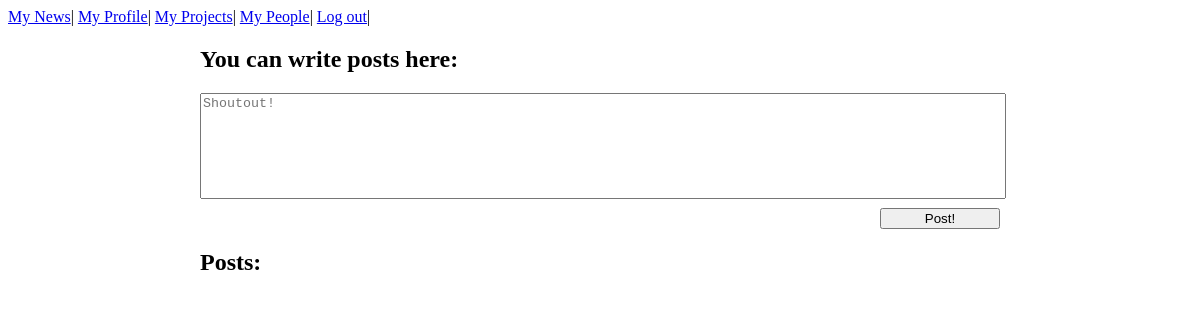
Before: /news_feed.php (signed in) with the older database file.
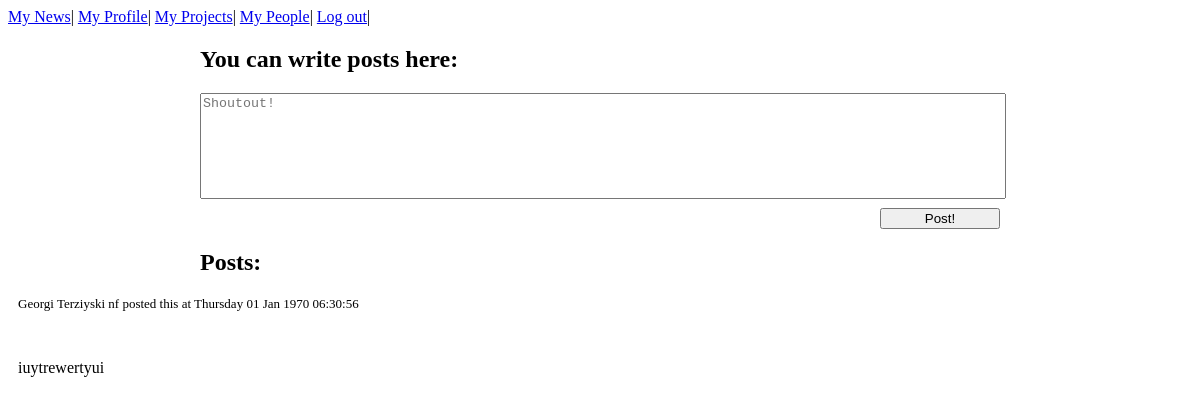
After: the same page with the newer database file.
### tables this page shows
CREATE TABLE IF NOT EXISTS `posts` (
`id` int(11) NOT NULL,
  `user_id` int(11) NOT NULL,
  `text` text NOT NULL,
  `date_posted` int(10) NOT NULL
);

CREATE TABLE IF NOT EXISTS `users` (
`id` int(11) NOT NULL,
  `username` varchar(25) NOT NULL,
  `password` varchar(128) NOT NULL,
  `email` varchar(50) NOT NULL,
  `fname` varchar(20) NOT NULL,
  `lname` varchar(20) NOT NULL,
  `salt` varchar(128) NOT NULL
);

### classes/news.php (called while the page is built, shortened)
<?php
class News
{
    private $db_connection = null;
		function isFriend($user_id,$post){
	$ctrl=false;
	$friends=$this->getFriends($user_id);
		$friends[]=(int)$user_id;
				foreach($friends as $i =>$value){
					if($post[1]==$value){
						$ctrl=true;
					}
	}
	return $ctrl;
	}
		function getPosts($user_id){
		$allPosts=array();
		$friendsPosts=array();
            $this->db_connection = new mysqli(DB_HOST, DB_USER, DB_PASS, DB_NAME);
            if (!$this->db_connection->connect_errno) {
			if ($SQL = $this->db_connection->prepare("SELECT * FROM posts ORDER BY date_posted DESC LIMIT 10")){
				$SQL-> execute();
				$SQL-> store_result();
				$SQL-> bind_result($id, $added_by, $body, $date_added);
				while($SQL->fetch()){
					   $post=array($id,$added_by,$body,$date_added);
					   $allPosts[]=$post;
					   }
			}
			foreach($allPosts as $i => $value){
				if($this->isFriend($user_id,$value)){
				$friendsPosts[]=$value;
				}
			}
					?><script>console.log(<?php echo var_dump($friendsPosts);?>);</script><?php
		return $friendsPosts;
			}
		}
	function getFriends($userID)
{
	$friends=array();
    if ($SQL = $this->db_connection->prepare("SELECT `friend_id` FROM `friends` WHERE `user_id` = ? "))
    {
        $SQL->bind_param('i',$userID);
        $SQL->execute();
	}
    return $friends;
}
function getUserName($userID)
{
    if ($SQL = $this->db_connection->prepare("SELECT `fname`, `lname` FROM `users` WHERE `id` = ?"))
    {
        $SQL->bind_param('i',$userID);
        $SQL->execute();
        $SQL->store_result();
        $SQL->bind_result($fname, $lname);
    }
    return $fname . " " . $lname;
}
}
?>

### news_feed.php (the view, shortened to what this page needs)
<!DOCTYPE html>
<html lang="en">
  <body>
    <nav>
<?php
require_once("classes/News.php");
$news=new News();
?>
          <a href="news_feed.php">My News</a>|
          <a href="?">My Profile</a>|
          <a href="?">My Projects</a>|
          <a href="?">My People</a>|
          <a href="logout.php">Log out</a>|
    </nav>
    <div id="content" style="width:800px; margin:auto;">
      <h2>You can write posts here:</h2>
      <form action='processPost.php' method='post'>
        <textarea name='bodytext' id='bodytext' placeholder='Shoutout!'
        style=' resize: none; width: 800px; height:100px; margin-bottom:5px;'></textarea>
        <div align='right'>
          <input id='submitbutton' class='posts post-submit' type='submit' value='Post!'
          style=' position: relative; width: 120px;'/>
        </div>
      </form>
    </div>
    <div id="content" style="width:800px; margin:auto;">
      <h2>Posts:</h2>
	  </div>
<?php
	$posts=$news->getPosts($_SESSION['id']);
		?><script>console.log(<?php echo var_dump($posts);?>);</script><?php
	foreach($posts as $i => $value){
		?><script>console.log('bent');</script><?php
		$POST_ADDED_BY=$news->getUserName(htmlentities( stripslashes($value[1])));
		$POST_BODY=htmlentities( stripslashes($value[2]));
		$POST_DATE=date('l d M Y h:i:s',$value[3]);
?>
                             <p style='margin-left: 10px; margin-top: 5px; width:100%;font-size:13px;'>
                               <?php echo $POST_ADDED_BY." posted this at ".$POST_DATE; ?>
                             </p>
                             <br/>
                             <p style='margin-left: 10px;'><?php echo $POST_BODY;?></p>
  </body>
</html>
<?php
	}
?>

Changed rows visible on the page:
added posts: user.lname "Georgi Terziyski nf", date_posted "Thursday 01 Jan 1970 06:30:56", text "iuytrewertyui"
